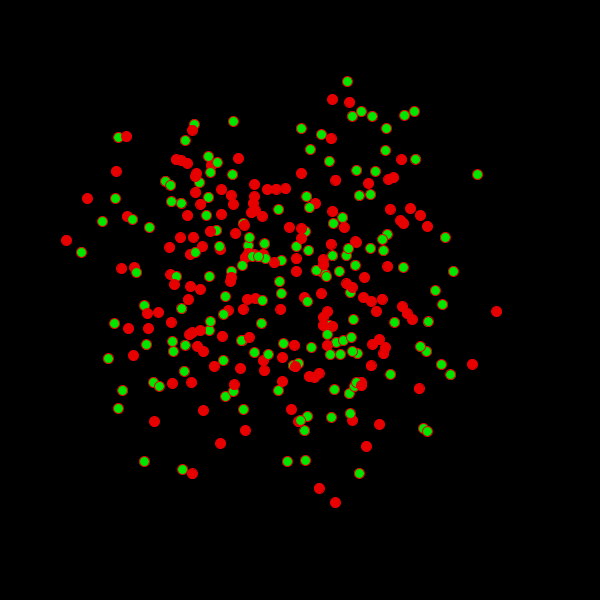
Frame 1 (no input)
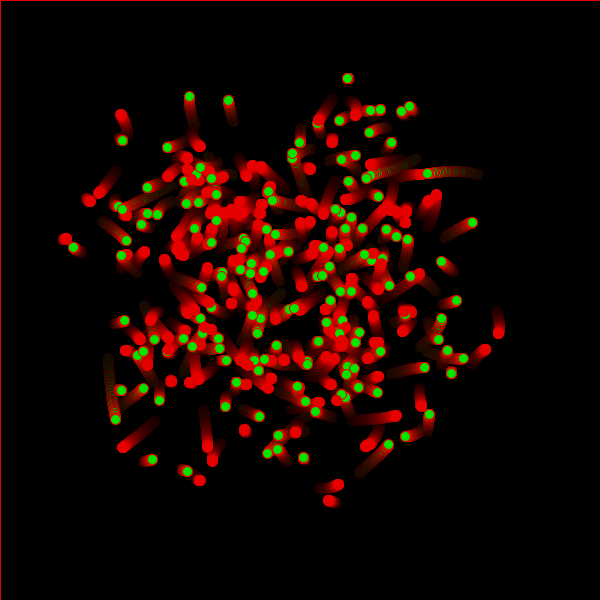
Frame 60 (the mouse pressed at the canvas centre just before this capture)
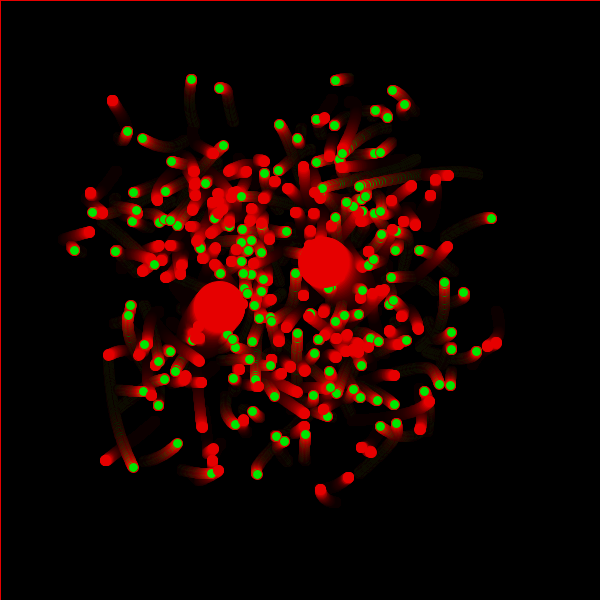
Frame 120 (the mouse held since frame 60 and released just before this capture)

The Processing sketch that drew these frames (run headless with seeded random() and noise(); from frame 60 on, the mouse is pressed at the canvas centre):

// Processing sketch: magicWorms
// ── magicWorms.pde
int randX;
int randY; 
void setup() {
  size(600, 600);
  background(0, 0, 0);
}
void draw() {
  randX = (int) random(width);
  randY = (int) random(height);
  makeMagical();
  for (int i = 0; i<=300; i++) {
    if (i%2==0) {
      fill(230, 0, 0);
    
  } else {
  fill(0, 230, 0);
}
  

stroke(230, 0, 0);
ellipse(getWormX(i), getWormY(i), 10, 10);
  }
if (mousePressed) {
for(int g = 0; g<=1; g++){
stroke(230, 0, 0);
ellipse(getWormX(g), getWormY(g), 50, 50);
}
}
}


float frequency = .001;
float noiseInterval = PI;

void makeMagical() {
  fill( 0, 0, 0, 10 );
  rect(0, 0, width, height);
  noStroke();
}

float getWormX(int i) {
  return map(noise(i*noiseInterval + frameCount * frequency), 0, 1, 0, width);
}

float getWormY(int i) {
  return map(noise(i*noiseInterval+1 + frameCount * frequency), 0, 1, 0, height);
}
